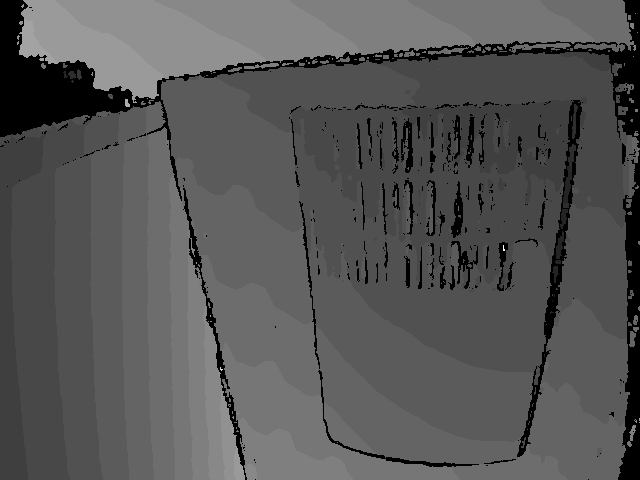
#> input picture ImagePreprocessing/Images/depth.png, 640 x 480 px, found by its file name
$ jupyter execute --allow-errors Histogram_Test.ipynb   (shell and % lines are left out)
#> lines starting #> are read from the running program, lines starting #| are printed output that depends on the picture; pictures that were not available may be replaced by others from this repository, and a replacement may not be noted
[cell 1]
import numpy as np
import cv2
import os
import matplotlib.pyplot as plt
from pathlib import Path

## Path to images

[cell 2]
#path_images_base = '/home/julien/Dokumente/Beleg/BelegDaten/validation'
path_images_base = '/media/julien/Transcend/Beleg/data/validation'
path_ir = os.path.join(path_images_base, 'Infrared')
path_depth = os.path.join(path_images_base, 'Depth')

## Find all images that should be used

[cell 3]
available_files = os.listdir(path_depth)
files = [file for file in available_files if Path(file).suffix == '.png']

## Create one histogram for testing purposes

[cell 4]
img = cv2.imread(os.path.join(path_ir, files[0]), cv2.IMREAD_ANYDEPTH)
#> img is the input picture: shape (480, 640) uint16; min 0, max 7298, mean 2559.5
max_val = np.amax(img)
#> max_val = 7298
print(img.dtype)
#| uint16
plt.imshow(img, cmap="gray")
plt.show()
hist = cv2.calcHist([img], [0], None, [150], [0,65535])
#> hist = 150 values, max 86967 at index 5, min 0 at index 1, mean 2048
print(hist.shape)
#| (150, 1)
plt.plot(hist)
#plt.xlim([0,max_val])
#plt.yscale('log')
plt.show()
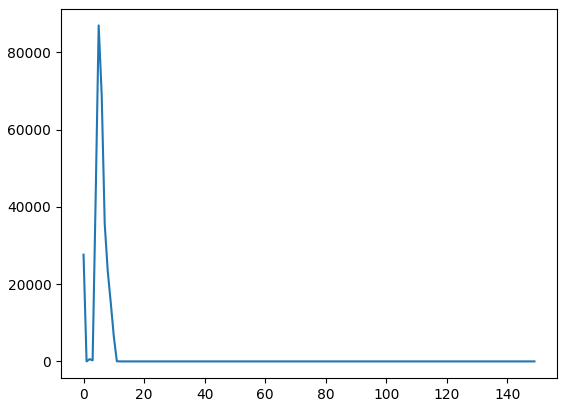
#> figure drawn by matplotlib, 1 panel; curve peaks at x = 5, y = 86967

[cell 5]
print(hist.shape)
#| (150, 1)
print(hist.dtype)
#| float32

#> (a cell that did not finish here is left out)

[cell 7]
fig, axs = plt.subplots(1)
axs.bar(np.arange(hist.shape[0]), hist.reshape(hist.shape[0]))
axs.set_title('Test')
plt.show()
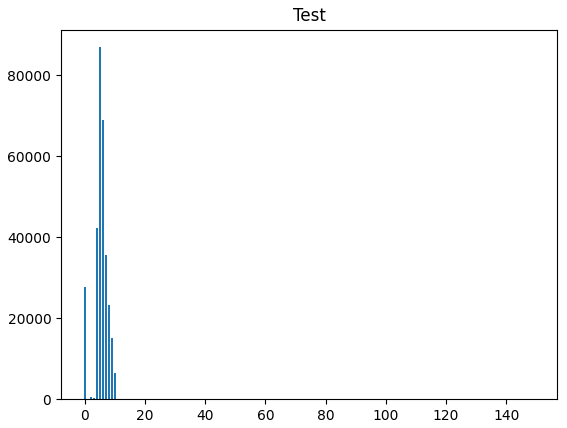
#> figure drawn by matplotlib, 1 panel; tallest bar 86967 high, from x = 4.6 to 5.4

## The main algorithm

[cell 8]
hist_depth_all = np.zeros((150,1), dtype=np.float32)
hist_ir_all = np.zeros((150,1), dtype=np.float32)
for idx, name in enumerate(files):
    ir = cv2.imread(os.path.join(path_ir, name), cv2.IMREAD_ANYDEPTH)
    depth = cv2.imread(os.path.join(path_depth, name), cv2.IMREAD_ANYDEPTH)
    hist_ir = cv2.calcHist([ir], [0], None, [150], [0,65535])
#> hist_ir has the same summary as hist
    hist_ir_all += hist_ir
#> hist_ir_all has the same summary as hist
    hist_depth = cv2.calcHist([depth], [0], None, [150], [0,65535])
#> hist_depth has the same summary as hist
    hist_depth_all += hist_depth
#> hist_depth_all has the same summary as hist

## Plot histograms

[cell 9]
plt.plot(hist_depth_all)
plt.show()
plt.plot(hist_depth_all)
plt.yscale('log')
plt.show()
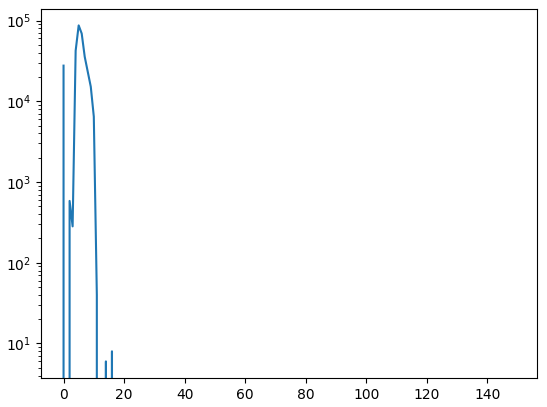
#> figure drawn by matplotlib, 1 panel; curve peaks at x = 5, y = 86967
plt.plot(hist_ir_all)
plt.show()
plt.plot(hist_ir_all)
plt.yscale('log')
plt.show()
